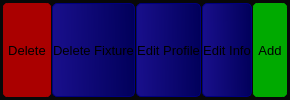
          <widget class="QWidget" name="widget_20" native="true">
           <property name="minimumSize">
            <size>
             <width>0</width>
             <height>0</height>
            </size>
           </property>
           <property name="styleSheet">
            <string notr="true">background-color: rgb(8, 8, 8);</string>
           </property>
           <layout class="QHBoxLayout" name="horizontalLayout_7" stretch="1,1,1,1,1,1">
            <property name="spacing">
             <number>1</number>
            </property>
            <property name="leftMargin">
             <number>3</number>
            </property>
            <property name="topMargin">
             <number>3</number>
            </property>
            <property name="rightMargin">
             <number>3</number>
            </property>
            <property name="bottomMargin">
             <number>3</number>
            </property>
            <item>
             <widget class="QPushButton" name="pbCreateNew_5">
              <property name="sizePolicy">
               <sizepolicy hsizetype="Preferred" vsizetype="Preferred">
                <horstretch>0</horstretch>
                <verstretch>0</verstretch>
               </sizepolicy>
              </property>
              <property name="minimumSize">
               <size>
                <width>0</width>
                <height>0</height>
               </size>
              </property>
              <property name="font">
               <font>
                <pointsize>10</pointsize>
               </font>
              </property>
              <property name="styleSheet">
               <string notr="true">QPushButton{background-color: rgb(170, 0, 0);border-style: solid;border-color: rgb(170, 0, 0);border-width: 5px;border-radius: 5px;} </string>
              </property>
              <property name="text">
               <string>Delete</string>
              </property>
             </widget>
            </item>
            <item>
             <widget class="QPushButton" name="pbEditProfile_5">
              <property name="sizePolicy">
               <sizepolicy hsizetype="Preferred" vsizetype="Preferred">
                <horstretch>0</horstretch>
                <verstretch>0</verstretch>
               </sizepolicy>
              </property>
              <property name="minimumSize">
               <size>
                <width>0</width>
                <height>0</height>
               </size>
              </property>
              <property name="font">
               <font>
                <pointsize>10</pointsize>
               </font>
              </property>
              <property name="styleSheet">
               <string notr="true">QPushButton{background-color:qlineargradient(spread:pad, x1:0, y1:0.573, x2:1, y2:0.545, stop:0 rgba(25, 15, 140, 255), stop:1 rgba(1, 0, 91, 255));border-style: solid;border-color: rgb(0, 0, 127);border-width: 1px;border-radius: 5px;}
</string>
              </property>
              <property name="text">
               <string>Delete Fixture</string>
              </property>
             </widget>
            </item>
            <item>
             <widget class="QPushButton" name="pbEditProfile_6">
              <property name="sizePolicy">
               <sizepolicy hsizetype="Preferred" vsizetype="Preferred">
                <horstretch>0</horstretch>
                <verstretch>0</verstretch>
               </sizepolicy>
              </property>
              <property name="minimumSize">
               <size>
                <width>0</width>
                <height>0</height>
               </size>
              </property>
              <property name="font">
               <font>
                <pointsize>10</pointsize>
               </font>
              </property>
              <property name="styleSheet">
               <string notr="true">QPushButton{background-color:qlineargradient(spread:pad, x1:0, y1:0.573, x2:1, y2:0.545, stop:0 rgba(25, 15, 140, 255), stop:1 rgba(1, 0, 91, 255));border-style: solid;border-color: rgb(0, 0, 127);border-width: 1px;border-radius: 5px;}
</string>
              </property>
              <property name="text">
               <string>Edit Profile</string>
              </property>
             </widget>
            </item>
            <item>
             <widget class="QPushButton" name="pbEditProfile_7">
              <property name="sizePolicy">
               <sizepolicy hsizetype="Preferred" vsizetype="Preferred">
                <horstretch>0</horstretch>
                <verstretch>0</verstretch>
               </sizepolicy>
              </property>
              <property name="minimumSize">
               <size>
                <width>0</width>
                <height>0</height>
               </size>
              </property>
              <property name="font">
               <font>
                <pointsize>10</pointsize>
               </font>
              </property>
              <property name="styleSheet">
               <string notr="true">QPushButton{background-color:qlineargradient(spread:pad, x1:0, y1:0.573, x2:1, y2:0.545, stop:0 rgba(25, 15, 140, 255), stop:1 rgba(1, 0, 91, 255));border-style: solid;border-color: rgb(0, 0, 127);border-width: 1px;border-radius: 5px;}
</string>
              </property>
              <property name="text">
               <string>Edit Info</string>
              </property>
             </widget>
            </item>
            <item>
             <spacer name="horizontalSpacer_5">
              <property name="orientation">
               <enum>Qt::Horizontal</enum>
              </property>
              <property name="sizeType">
               <enum>QSizePolicy::Preferred</enum>
              </property>
              <property name="sizeHint" stdset="0">
               <size>
                <width>0</width>
                <height>20</height>
               </size>
              </property>
             </spacer>
            </item>
            <item>
             <widget class="QPushButton" name="pbPatch_5">
              <property name="sizePolicy">
               <sizepolicy hsizetype="Preferred" vsizetype="Preferred">
                <horstretch>0</horstretch>
                <verstretch>0</verstretch>
               </sizepolicy>
              </property>
              <property name="minimumSize">
               <size>
                <width>0</width>
                <height>0</height>
               </size>
              </property>
              <property name="font">
               <font>
                <pointsize>10</pointsize>
               </font>
              </property>
              <property name="styleSheet">
               <string notr="true">QPushButton{background-color: rgb(0, 170, 0);border-style: solid;border-color: rgb(0, 170, 0);border-width: 5px;border-radius: 5px;} 
</string>
              </property>
              <property name="text">
               <string>Add</string>
              </property>
             </widget>
            </item>
           </layout>
          </widget>
